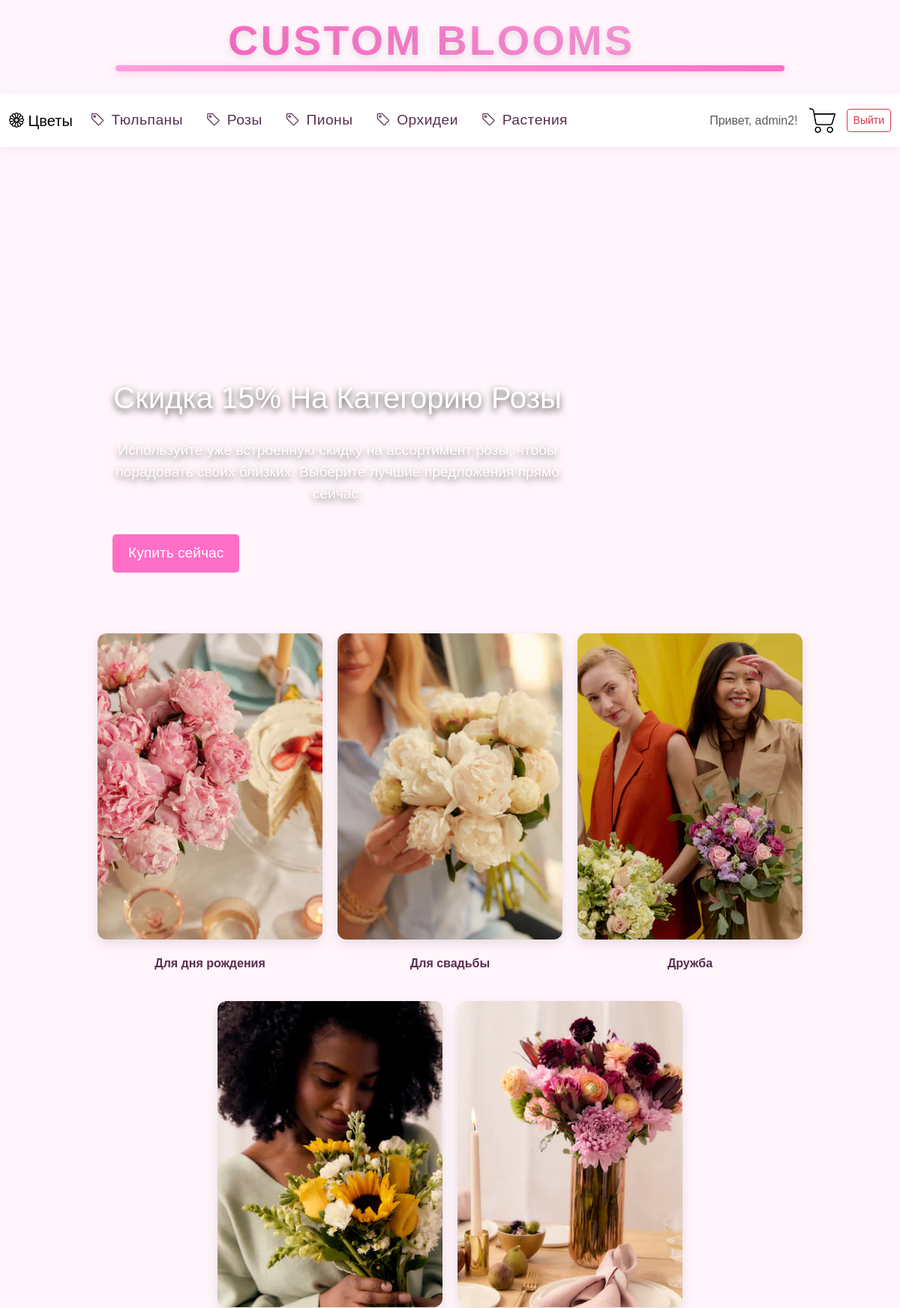
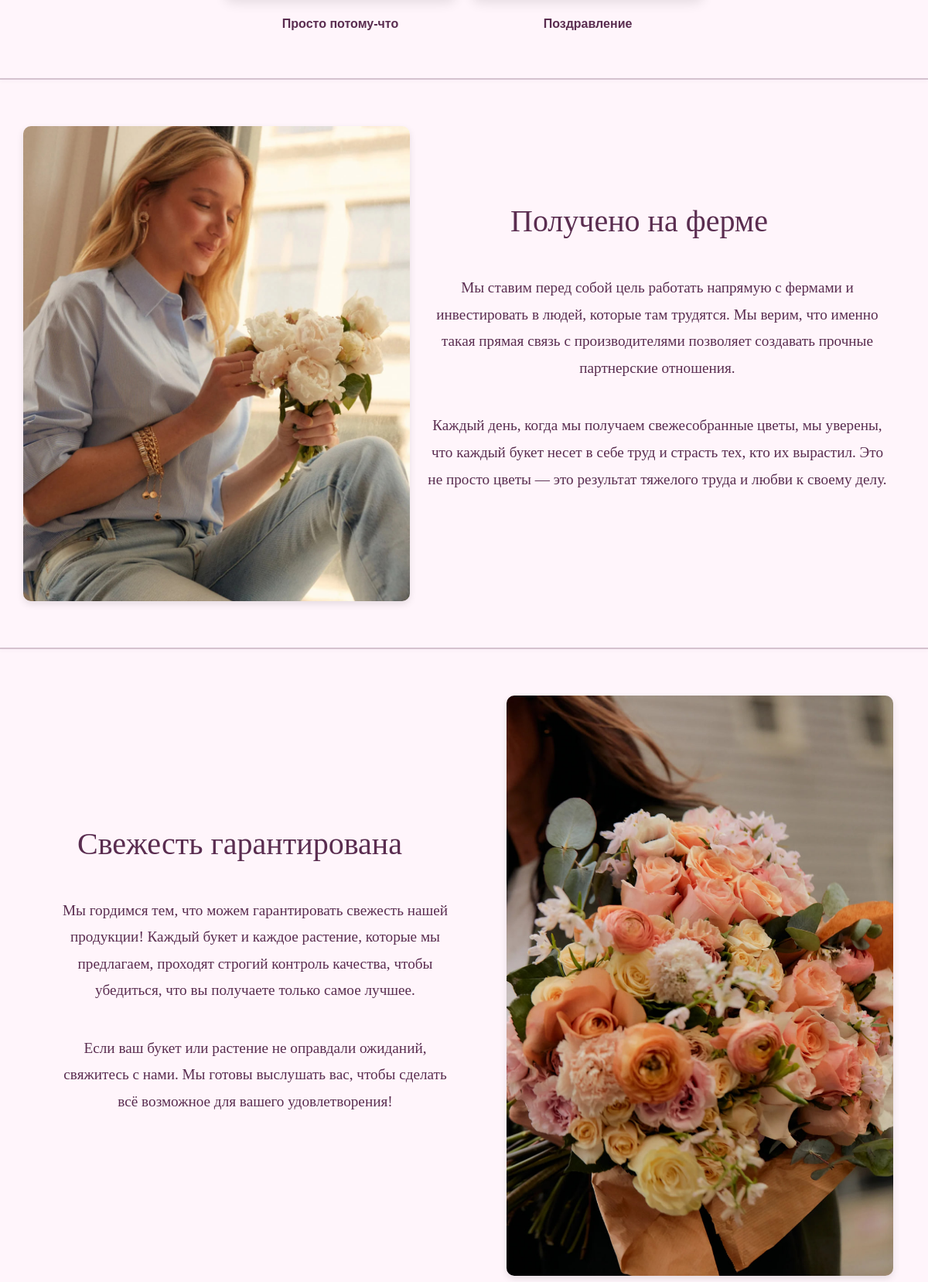
Screenshot of / (signed in, upper part) with the database file from the repository (2 pictures, top to bottom).
### blog/models.py (models this page shows, shortened)
class Category(models.Model):
    title = models.CharField(
        verbose_name='название',
        max_length=255,
    )
    description = models.TextField(
        verbose_name='описание',
        max_length=500,
    )
    slug = models.SlugField(
        unique=True,
        verbose_name='URL-адрес',
        max_length=255,
        blank=True,
        null=True,
    )
    class Meta:
        verbose_name = 'категория'
        verbose_name_plural = 'категории'

### blog/views.py (the view)
# urls.py: path('', index, name='index'),
def index(request):
    categories = Category.objects.all()
    flowers = Flowers.objects.all()[:6]
    context = {
        'categories': categories,
        'flowers': flowers,
    }
    return render(request, 'blog/index.html', context)

### templates/blog/index.html (shortened to what this page needs)
{% load static %}
<!DOCTYPE html>
<html lang="ru">
<head>
    <link href="https://cdn.jsdelivr.net/npm/bootstrap@5.3.3/dist/css/bootstrap.min.css" rel="stylesheet">
    <link rel="stylesheet" href="{% static 'blog/css/styles.css' %}">
    <link rel="stylesheet" href="https://cdn.jsdelivr.net/npm/bootstrap-icons@1.11.1/font/bootstrap-icons.css">
</head>
<body>
    <header class="px-3" style="background-color: var(--bg-color);">
        <div class="container text-center position-relative">
            <a href="{% url 'index' %}" class="text-decoration-none">
                <h1 class="m-0 site-title">CUSTOM BLOOMS</h1>
            </a>
            <div class="header-line"></div>
        </div>
    </header>
    <nav class="navbar navbar-expand-lg navbar-light">
        <div class="container-fluid">
            <a class="navbar-brand" href="#">
                <i class="bi bi-flower1"></i> Цветы
            </a>
            <div class="collapse navbar-collapse" id="navbarNav">
                <ul class="navbar-nav me-auto d-flex flex-row">
                    {% for cat in categories %}
                    <li class="nav-item">
                        <a class="nav-link category-link" href="{% url 'category_detail' cat.slug %}">
                            <i class="bi bi-tag"></i> {{ cat.title }}
                        </a>
                    </li>
                    {% endfor %}
                </ul>
                <div class="ms-auto d-flex align-items-center gap">
                    {% if user.is_authenticated %}
                        <span class="navbar-text">Привет, {{ user.username }}!</span>
                        <a href="{% url 'basket' %}">
                            <img src="{% static 'blog/decor_images/k.png' %}" class="icon" alt="Корзина">
                        </a>
                        <a href="{% url 'logout' %}" class="btn btn-sm btn-outline-danger">Выйти</a>
                    {% else %}
                        <a href="{% url 'login' %}" class="btn btn-sm btn-custom">Авторизоваться</a>
                    {% endif %}
                </div>
            </div>
        </div>
    </nav>
    <main class="container-fluid my-5 p-0">
        {% if request.resolver_match.url_name == "index" %}
        <section class="video-section" style="position: relative; width: 100%; height: auto; margin-top: -50px; overflow: hidden;">
            <video autoplay loop muted playsinline style="width: 100%; max-width: 100vw; height: 50%; object-fit: cover; display: block;">
                <source src="{% static 'video/main.mp4' %}" type="video/mp4">
            </video>
            <div style="position: absolute; top: 50%; left: 150px; color: white; font-family: 'Georgia', sans-serif; z-index: 10; max-width: 600px;">
                <p style="font-size: 2.5rem; margin: 0 0 20px 0; text-shadow: 0px 4px 10px rgba(0, 0, 0, 0.7);">
                    Скидка 15% На Категорию Розы
                </p>
                <p style="font-size: 1.2rem; margin: 0 0 20px 0; text-shadow: 0px 4px 10px rgba(0, 0, 0, 0.5); line-height: 1.5;">
                    Используйте уже встроенную скидку на ассортимент розы, чтобы порадовать своих близких. Выберите лучшие предложения прямо сейчас.
                </p>
                <a href="{% url 'category_detail' 'rose' %}"
                   class="btn"
                   style="margin-top: 20px; padding: 10px 20px; font-size: 1.2rem; background-color: #FF6EC7; color: white; text-decoration: none; border-radius: 5px;">
                    Купить сейчас
                </a>
            </div>
        </section>
        <section class="categories-row" style="margin-top: 50px; text-align: center;">
            <div class="image-row" style="display: flex; justify-content: center; gap: -20px; flex-wrap: wrap;">
                <div class="category-card" style="text-align: center; width: 300px;">
                    <a href="{% url 'category_detail' 'category_slug_1' %}" class="category-image-link"
                       style="display: block; width: 300px; height: 408px; overflow: hidden; border-radius: 12px; box-shadow: 0 5px 15px rgba(0, 0, 0, 0.1); transition: transform 0.3s ease;">
                        <img src="{% static 'images/uploads/37.jpg' %}" alt="Категория 1"
                             style="width: 100%; height: 100%; object-fit: cover;">
                    </a>
                    <p style="font-family: 'Georgia', sans-serif; font-size: 1rem; margin-top: 18px; font-weight: bold;">
                        Для дня рождения
                    </p>
                </div>
                <div class="category-card" style="text-align: center; width: 300px;">
                    <a href="{% url 'category_detail' 'category_slug_2' %}" class="category-image-link"
                       style="display: block; width: 300px; height: 408px; overflow: hidden; border-radius: 12px; box-shadow: 0 5px 15px rgba(0, 0, 0, 0.1); transition: transform 0.3s ease;">
                        <img src="{% static 'images/uploads/38.jpg' %}" alt="Категория 2"
                             style="width: 100%; height: 100%; object-fit: cover;">
                    </a>
                    <p style="font-family: 'Georgia', sans-serif; font-size: 1rem; margin-top: 18px; font-weight: bold;">
                        Для свадьбы
                    </p>
                </div>
                <div class="category-card" style="text-align: center; width: 300px;">
                    <a href="{% url 'category_detail' 'category_slug_3' %}" class="category-image-link"
                       style="display: block; width: 300px; height: 408px; overflow: hidden; border-radius: 12px; box-shadow: 0 5px 15px rgba(0, 0, 0, 0.1); transition: transform 0.3s ease;">
                        <img src="{% static 'images/uploads/39.jpg' %}" alt="Категория 3"
                             style="width: 100%; height: 100%; object-fit: cover;">
                    </a>
                    <p style="font-family: 'Georgia', sans-serif; font-size: 1rem; margin-top: 18px; font-weight: bold;">
                        Дружба
                    </p>
                </div>
                <div class="category-card" style="text-align: center; width: 300px;">
                    <a href="{% url 'category_detail' 'category_slug_4' %}" class="category-image-link"
                       style="display: block; width: 300px; height: 408px; overflow: hidden; border-radius: 12px; box-shadow: 0 5px 15px rgba(0, 0, 0, 0.1); transition: transform 0.3s ease;">
                        <img src="{% static 'images/uploads/40.jpg' %}" alt="Категория 4"
                             style="width: 100%; height: 100%; object-fit: cover;">
                    </a>
                    <p style="font-family: 'Georgia', sans-serif; font-size: 1rem; margin-top: 18px; font-weight: bold;">
                        Просто потому-что
                    </p>
                </div>
                <div class="category-card" style="text-align: center; width: 300px;">
                    <a href="{% url 'category_detail' 'category_slug_5' %}" class="category-image-link"
                       style="display: block; width: 300px; height: 408px; overflow: hidden; border-radius: 12px; box-shadow: 0 5px 15px rgba(0, 0, 0, 0.1); transition: transform 0.3s ease;">
                        <img src="{% static 'images/uploads/41.jpg' %}" alt="Категория 5"
                             style="width: 100%; height: 100%; object-fit: cover;">
                    </a>
                    <p style="font-family: 'Georgia', sans-serif; font-size: 1rem; margin-top: 18px; font-weight: bold;">
                        Поздравление
                    </p>
                </div>
            </div>
        </section>
    <hr class="divider">
    <div class="row align-items-center" style="margin: 30px 0;">
        <div class="col-md-6 d-flex justify-content-center">
            <img src="{% static 'images/uploads/45.jpg' %}" alt="Описание изображения"
                style="width: 100%; max-width: 500px; height: auto; object-fit: cover; border-radius: 10px; box-shadow: 0 4px 10px rgba(0,0,0,0.1); margin-right: 40px;">
        </div>
        <div class="col-md-6" style="max-width: 650px; margin: 0 auto; text-align: justify; padding: 50px;">
            <h2 style="font-family: 'Georgia', serif; font-size: 2.5rem; color: var(--text-color); margin-bottom: 45px; margin-left: 10px;">Получено на ферме</h2>
            <p style="font-family: 'Georgia', serif; font-size: 1.2rem; line-height: 1.8; color: var(--text-color); margin-bottom: 40px; margin-left: -100px;">
                Мы ставим перед собой цель работать напрямую с фермами и инвестировать в людей, которые там трудятся. Мы верим, что именно такая прямая связь с производителями позволяет создавать прочные партнерские отношения.
            </p>
            <p style="font-family: 'Georgia', serif; font-size: 1.2rem; line-height: 1.8; color: var(--text-color); margin-bottom: 40px; margin-left: -100px;">
                Каждый день, когда мы получаем свежесобранные цветы, мы уверены, что каждый букет несет в себе труд и страсть тех, кто их вырастил. Это не просто цветы — это результат тяжелого труда и любви к своему делу.
            </p>
        </div>
    </div>
    <hr class="divider">
    <div class="row align-items-center flex-row-reverse" style="margin: 30px 0;">
        <div class="col-md-6 d-flex justify-content-center">
            <img src="{% static 'images/uploads/46.jpg' %}" alt="Описание изображения"
                style="width: 100%; max-width: 500px; height: auto; object-fit: cover; border-radius: 10px; box-shadow: 0 4px 10px rgba(0,0,0,0.1); margin-left: 10px;">
        </div>
        <div class="col-md-6" style="max-width: 600px; margin: 0 auto; text-align: justify; padding: 20px;">
            <h2 style="font-family: 'Georgia', serif; font-size: 2.5rem; color: var(--text-color); margin-bottom: 45px; margin-left: 80px;">Свежесть гарантирована</h2>
            <p style="font-family: 'Georgia', serif; font-size: 1.2rem; line-height: 1.8; color: var(--text-color); margin-bottom: 40px; margin-left: 60px;">
                Мы гордимся тем, что можем гарантировать свежесть нашей продукции! Каждый букет и каждое растение, которые мы предлагаем, проходят строгий контроль качества, чтобы убедиться, что вы получаете только самое лучшее.
            </p>
            <p style="font-family: 'Georgia', serif; font-size: 1.2rem; line-height: 1.8; color: var(--text-color); margin-bottom: 40px; margin-left: 60px;">
                Если ваш букет или растение не оправдали ожиданий, свяжитесь с нами. Мы готовы выслушать вас, чтобы сделать всё возможное для вашего удовлетворения!
            </p>
        </div>
    </div>
        {% endif %}
</body>
</html>

### static/blog/css/styles.css (style rules this page uses)
body { font-family: 'Georgia', serif; color: var(--text-color); }
.site-title { font-family: 'Georgia', serif; }
.image-row { display: flex; justify-content: space-between; gap: 20px; }
.category-card p { margin-top: 18px; font-family: 'Georgia', serif; font-size: 1rem; }

### templates/blog/index.html (style rules this page uses)
:root { --main-color: #FF9FDF; --hover-color: #FF6EC7; --bg-color: #FFF5FB; --text-color: #5A2D50; }
.category-link { text-decoration: none; color: inherit; display: flex; align-items: center; gap: 8px; }
.site-title { font-family: 'Georgia', sans-serif; font-weight: 700; font-size: 3.5rem; letter-spacing: 3px; background: linear-gradient(45deg, #FF6EC7, #FF9FDF); -webkit-background-clip: text; background-clip: text; color: transparent; text-shadow: 0 4px 8px rgba(0,0,0,0.1); position: relative; display: inline-block; padding-right: 50px; margin-bottom: 10px; }
.navbar-nav { flex-wrap: nowrap; }
.nav-item { margin-right: 15px; }
.navbar-text { font-weight: bold; }
body { font-family: 'Georgia', sans-serif; background-color: var(--bg-color); color: var(--text-color); padding-top: 20px; }
.header-line { height: 8px; background: linear-gradient(90deg, #FF9FDF, #FF6EC7); margin: 0 auto 30px; width: 80%; border-radius: 4px; box-shadow: 0 2px 10px rgba(255, 110, 199, 0.3); }
.navbar { background-color: white !important; box-shadow: 0 2px 10px rgba(255, 159, 223, 0.2); padding: 13px 0; }
.nav-link { color: var(--text-color) !important; font-weight: lighter; font-size: 1.2rem; letter-spacing: 0.5px; }
.icon { width: 35px; height: 35px; }
.ms-auto { margin-left: auto; }
.gap { gap: 15px; }
.navbar-text { font-weight: 500; }
.btn-outline-danger { color: #dc3545; border-color: #dc3545; }
.image-row { display: flex; justify-content: center; gap: 15px; flex-wrap: wrap; }
.category-card p { margin-top: 18px; font-family: 'Georgia', sans-serif; font-size: 1rem; }
.divider { border: 0; height: 2px; background-color: #5a2d50; margin: 40px 0; box-shadow: 0 2px 4px rgba(90, 45, 80, 0.2); }
.image-row { display: flex; flex-wrap: wrap; justify-content: center; gap: 15px; }
.image-row { display: flex; justify-content: space-between; gap: 20px; }
img { width: 100%; height: auto; object-fit: cover; }
h3, p { text-align: center; }
.col-md-6 { display: block; text-align: justify; max-width: 800px; margin: 0 auto; padding: 20px; }
p { line-height: 1.8; margin-bottom: 15px; }
.row { align-items: flex-start; }
h2 { margin-bottom: 20px; font-size: 3rem; text-align: justify; }
html, body { overflow-x: hidden; }

### rows the page displays
Category: title "Тюльпаны"
Category: title "Розы"
Category: title "Пионы"
Category: title "Орхидеи"
Category: title "Растения"

### other values shown
{{ user.username }} "admin2"
